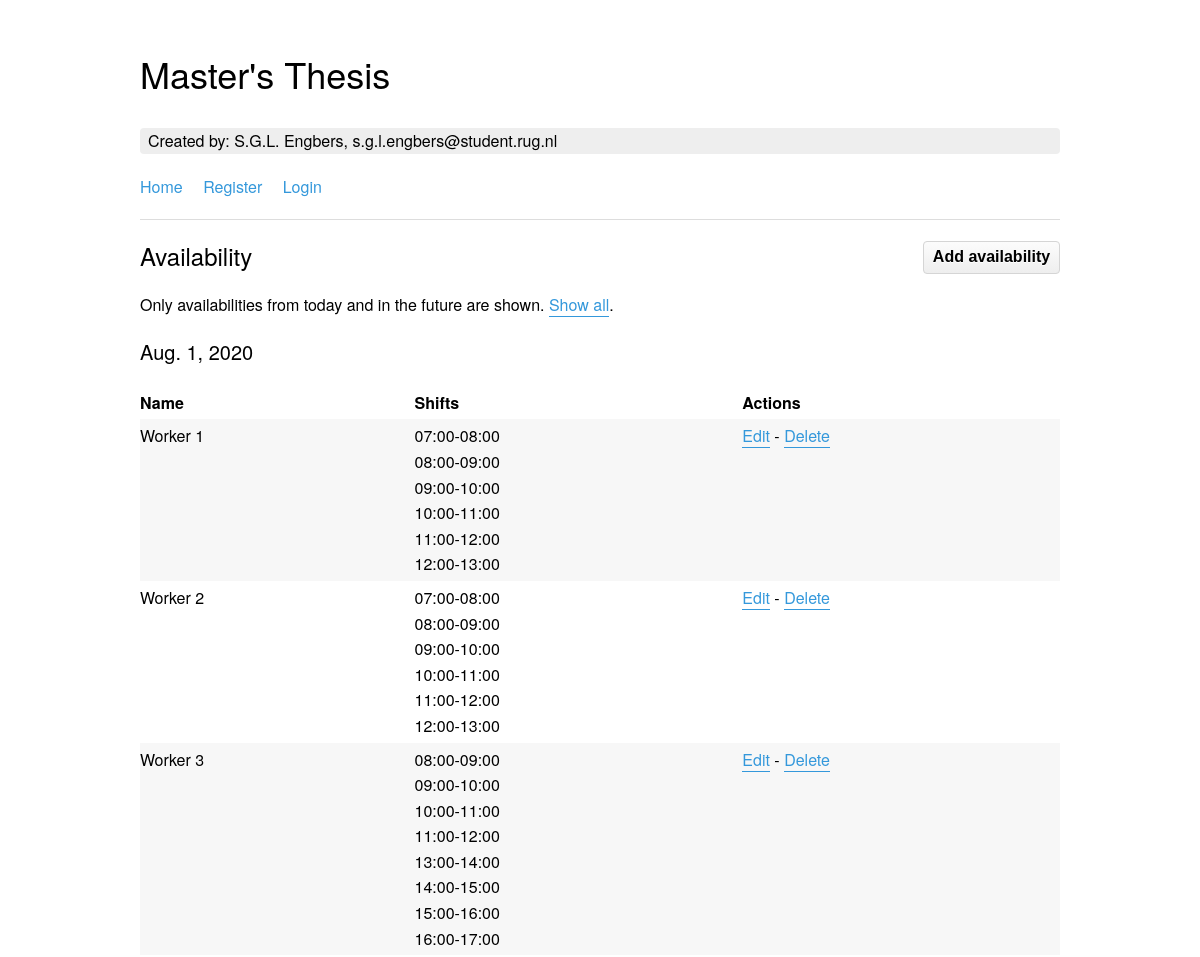
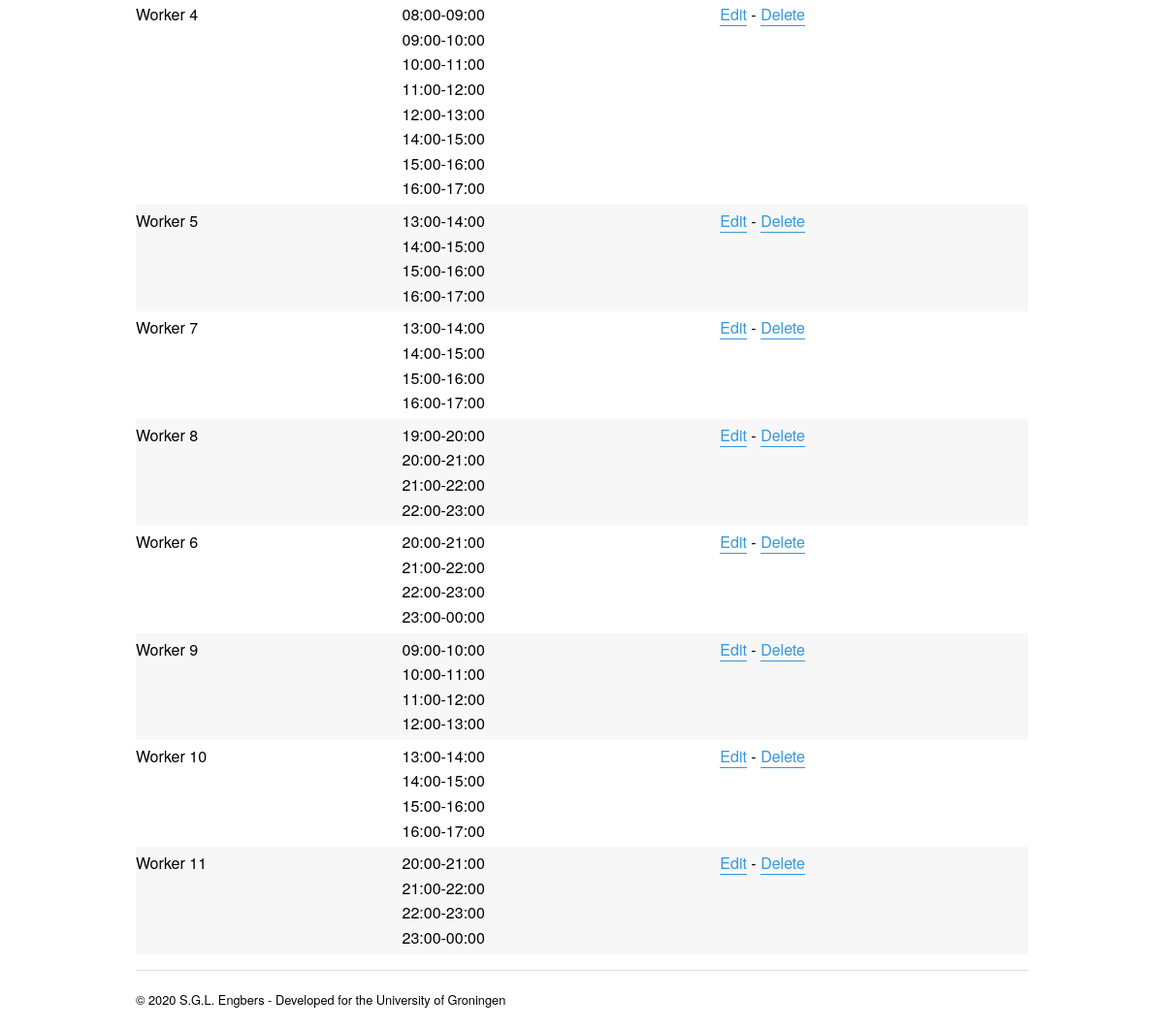
Page /availability/ on the committed database (2 pictures, top to bottom).
### planning/models.py (models this page shows, shortened)
class Availability(models.Model):
	worker = models.ForeignKey(Workers, on_delete=models.PROTECT) # Availability of one date corresponds to one worker.
	date = models.DateField()
	shift = models.ManyToManyField(Shifts) # Availability depends on a shift.
	class Meta:
		verbose_name_plural = 'Availability'
		unique_together = ('worker', 'date',) # Do not allow to have duplicate availabilities for a worker on a date and a certain shift.

class Workers(models.Model):
	name = models.CharField(max_length=50)
	preference = models.ForeignKey(Skills, blank=True, null=True, on_delete=models.SET_NULL)
	class Meta: verbose_name_plural = 'Workers'

class Shifts(models.Model):
	name = models.CharField(max_length=50)
	length = models.FloatField(default=0) # Length in hours, minus breaks
	class Meta: verbose_name_plural = 'Shifts'
	def __str__(self): return self.name

### planning/views.py (the view)
# urls.py: path('availability/', views.availability, name='availability'),
def availability(request):
    today = datetime.datetime.today()
    sort = request.GET.get('sort')
    if request.method == 'GET' and sort == 'all':
        context = {
            'availabilities': Availability.objects.order_by('-date'),
            'shifts': Shifts.objects.all()
        }
    else:
        context = {
            'availabilities': Availability.objects.filter(Q(date__gte=today)).order_by('-date'),
            'shifts': Shifts.objects.all()
        }
    return render(request, 'planning/planning/availability.html', context)

### planning/templates/planning/planning/availability.html
{% extends "planning/base.html" %}
{% block content %}
{% regroup availabilities by date as date_list %}
<div class="button_overview"><button onclick="location.href='{% url 'availability_add' %}'" type="button">Add availability</button></div>
<h3>Availability</h3>
Only availabilities from today and in the future are shown. <a href="?sort=all">Show all</a>.
<table>
	{% for date in date_list %}
	<thead>
		<tr>
			<th colspan="4"><h4 style="text-align:left;">{{ date.grouper }}</h4></th>
		</tr>
	</thead>
	<thead>
		<tr>
			<th>Name</th>
			<th>Shifts</th>
			<th>Actions</th>
		</tr>
	</thead>
	<tbody>
		{% for availability in date.list %}
		<tr>
			<td valign="top">{{ availability.worker.name }}</td>
			<td valign="top">{% for shift in availability.shift.all %}{{ shift }}{% if forloop.last %}{% else %}<br />{% endif %}{% endfor %}</td>
			<td valign="top"><a href="{% url 'availability_edit' pk=availability.id %}">Edit</a> - <a href="{% url 'availability_delete' pk=availability.id %}">Delete</a> </td>
		</tr>
		{% endfor %}
	</tbody>
	{% endfor %}
</table>
{% endblock content %}

### planning/static/planning/main.css (style rules this page uses)
*,::after,::before { background-repeat:no-repeat;box-sizing:inherit }
::after,::before { text-decoration:inherit;vertical-align:inherit }
html { box-sizing:border-box;cursor:default;-ms-text-size-adjust:100%;-webkit-text-size-adjust:100% }
body { margin:0 }
a { background-color:transparent;-webkit-text-decoration-skip:objects }
table { border-collapse:collapse }
button,input,optgroup,select,textarea { margin:0 }
button,input,select,textarea { background-color:transparent;color:inherit;font-size:inherit;line-height:inherit }
button,input { overflow:visible }
button,select { text-transform:none }
[type=reset],[type=submit],button,html [type=button] { -webkit-appearance:button }
[tabindex],a,area,button,input,label,select,summary,textarea { -ms-touch-action:manipulation;touch-action:manipulation }
html { font-size:62.5%;-webkit-font-kerning:normal;font-kerning:normal;font-synthesis:none;text-rendering:optimizeLegibility }
body { font-family:HelveticaNeue-Light,"Helvetica Neue Light","Helvetica Neue",Helvetica,Arial,"Lucida Grande",sans-serif;font-weight:300;line-height:1.6;font-size:16px;font-size:1.6rem }
h3 { font-weight:300;line-height:1;margin-top:1em;margin-bottom:1em;font-size:24px;font-size:2.4rem }
h4 { font-weight:300;line-height:1;margin-top:1em;margin-bottom:1em;font-size:20px;font-size:2rem }
a { text-decoration:none;color:#3498db;border-bottom:1px solid #3498db }
table { width:100% }
td,th { padding:.25em;text-align:left }
td:first-child,th:first-child { padding-left:0 }
td:last-child,th:last-child { padding-right:0 }
tbody tr:nth-of-type(odd) { background-color:#f7f7f7 }
[colspan] { text-align:center }
button { font-weight:700;line-height:1.4;display:inline-block;padding:.25em .55em;cursor:pointer;white-space:nowrap;text-decoration:none;color:inherit;border:1px solid #d5d5d5;border-radius:4px;background-color:#eee;background-image:linear-gradient(#fcfcfc,#eee);background-repeat:no-repeat;text-shadow:0 1px 0 #fff }

### planning/static/planning/additional.css (style rules this page uses)
.button_overview { float: right; margin-top: 5px; }
tr { vertical-align: top; }

### rows in the picture
Availability: grouper "Aug. 1, 2020", worker.name "Worker 1"
Shifts: name "07:00-08:00"
Shifts: name "08:00-09:00"
Shifts: name "09:00-10:00"
Shifts: name "10:00-11:00"
Shifts: name "11:00-12:00"
Shifts: name "12:00-13:00"
Availability: worker.name "Worker 2"
Availability: worker.name "Worker 3"
Shifts: name "13:00-14:00"
Shifts: name "14:00-15:00"
Shifts: name "15:00-16:00"
Shifts: name "16:00-17:00"
Availability: worker.name "Worker 4"
Availability: worker.name "Worker 5"
Availability: worker.name "Worker 7"
Availability: worker.name "Worker 8"
Shifts: name "19:00-20:00"
Shifts: name "20:00-21:00"
Shifts: name "21:00-22:00"
Shifts: name "22:00-23:00"
Availability: worker.name "Worker 6"
Shifts: name "23:00-00:00"
Availability: worker.name "Worker 9"
Availability: worker.name "Worker 10"
Availability: worker.name "Worker 11"
